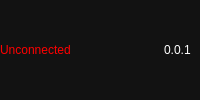
              <widget class="QFrame" name="BottomBar">
               <property name="minimumSize">
                <size>
                 <width>0</width>
                 <height>30</height>
                </size>
               </property>
               <property name="maximumSize">
                <size>
                 <width>16777215</width>
                 <height>16777215</height>
                </size>
               </property>
               <property name="styleSheet">
                <string notr="true">background-color: rgb(18, 18, 18);</string>
               </property>
               <property name="frameShape">
                <enum>QFrame::NoFrame</enum>
               </property>
               <property name="frameShadow">
                <enum>QFrame::Raised</enum>
               </property>
               <layout class="QHBoxLayout" name="horizontalLayout_5">
                <property name="spacing">
                 <number>0</number>
                </property>
                <property name="leftMargin">
                 <number>0</number>
                </property>
                <property name="topMargin">
                 <number>0</number>
                </property>
                <property name="rightMargin">
                 <number>0</number>
                </property>
                <property name="bottomMargin">
                 <number>0</number>
                </property>
                <item alignment="Qt::AlignLeft">
                 <widget class="QFrame" name="BottomLeftBar">
                  <property name="frameShape">
                   <enum>QFrame::NoFrame</enum>
                  </property>
                  <property name="frameShadow">
                   <enum>QFrame::Raised</enum>
                  </property>
                  <layout class="QVBoxLayout" name="verticalLayout_14">
                   <property name="spacing">
                    <number>0</number>
                   </property>
                   <property name="leftMargin">
                    <number>0</number>
                   </property>
                   <property name="topMargin">
                    <number>0</number>
                   </property>
                   <property name="rightMargin">
                    <number>0</number>
                   </property>
                   <property name="bottomMargin">
                    <number>0</number>
                   </property>
                   <item>
                    <widget class="QLabel" name="LoginStateLabel">
                     <property name="styleSheet">
                      <string notr="true">color: rgb(255, 0, 0);</string>
                     </property>
                     <property name="text">
                      <string>Unconnected</string>
                     </property>
                    </widget>
                   </item>
                  </layout>
                 </widget>
                </item>
                <item alignment="Qt::AlignRight">
                 <widget class="QFrame" name="BottomRightBar">
                  <property name="frameShape">
                   <enum>QFrame::NoFrame</enum>
                  </property>
                  <property name="frameShadow">
                   <enum>QFrame::Raised</enum>
                  </property>
                  <layout class="QVBoxLayout" name="verticalLayout_15">
                   <property name="spacing">
                    <number>0</number>
                   </property>
                   <property name="leftMargin">
                    <number>0</number>
                   </property>
                   <property name="topMargin">
                    <number>0</number>
                   </property>
                   <property name="bottomMargin">
                    <number>0</number>
                   </property>
                   <item>
                    <widget class="QLabel" name="VersionInfoLabel">
                     <property name="styleSheet">
                      <string notr="true">color: rgb(255, 255, 255);</string>
                     </property>
                     <property name="text">
                      <string>0.0.1</string>
                     </property>
                    </widget>
                   </item>
                  </layout>
                 </widget>
                </item>
               </layout>
              </widget>
